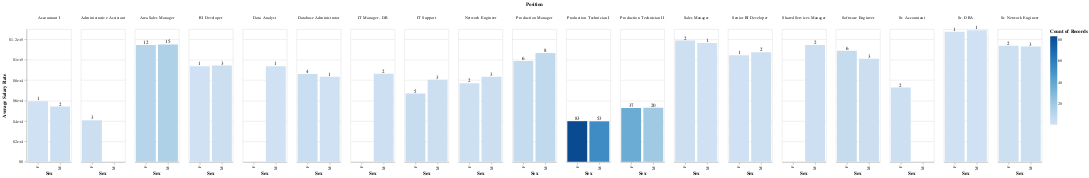

Source (notebook cell):
### Code cell
bars = alt.Chart(singularData).mark_bar().encode(
    x = alt.X('Sex'),
    y = alt.Y('average(SalaryRate):Q', axis=alt.Axis(format='$', title="Average Salary Rate")),
    color = 'count()'
    ).properties(
    width = 100
)
text = text = bars.mark_text(
    align='center',
    baseline='middle',
    dy=-5  # Nudges text to right so it doesn't appear on top of the bar
).encode(
    text='count():Q',
    color=alt.value('black')
)

alt.layer(bars, text, data=singularData).facet(
    column='Position'
)

### Figure 1 — Vega-Lite specification as saved in the notebook (floating-point values rounded to 4 significant figures; data arrays with more than 128 entries replaced by an {"elided": "..."} marker saying what was removed)
{"config": {"view": {"continuousWidth": 400, "continuousHeight": 300}}, "data": {"name": "data-b36e93a49865fa7c06d141615b9e74c2"}, "facet": {"column": {"type": "nominal", "field": "Position"}}, "spec": {"layer": [{"mark": "bar", "encoding": {"color": {"type": "quantitative", "aggregate": "count"}, "x": {"type": "nominal", "field": "Sex"}, "y": {"type": "quantitative", "aggregate": "average", "axis": {"format": "$", "title": "Average Salary Rate"}, "field": "SalaryRate"}}, "width": 100}, {"mark": {"type": "text", "align": "center", "baseline": "middle", "dy": -5}, "encoding": {"color": {"value": "black"}, "text": {"type": "quantitative", "aggregate": "count"}, "x": {"type": "nominal", "field": "Sex"}, "y": {"type": "quantitative", "aggregate": "average", "axis": {"format": "$", "title": "Average Salary Rate"}, "field": "SalaryRate"}}, "width": 100}]}, "$schema": "https://vega.github.io/schema/vega-lite/v4.8.1.json", "datasets": {"data-b36e93a49865fa7c06d141615b9e74c2": {"elided": "291 records"}}}
